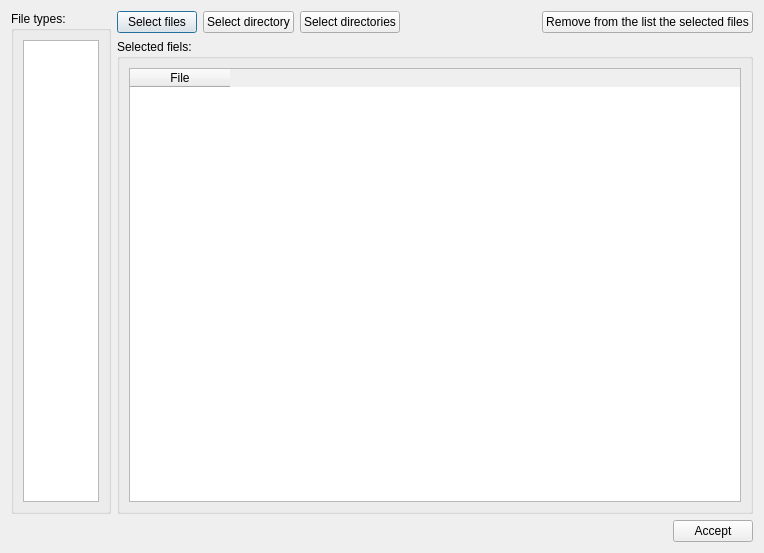
<?xml version="1.0" encoding="UTF-8"?>
<ui version="4.0">
 <class>Dialog</class>
 <widget class="QDialog" name="Dialog">
  <property name="geometry">
   <rect>
    <x>0</x>
    <y>0</y>
    <width>764</width>
    <height>553</height>
   </rect>
  </property>
  <property name="windowTitle">
   <string>Dialog</string>
  </property>
  <layout class="QGridLayout" name="gridLayout_3">
   <item row="0" column="0" colspan="2">
    <layout class="QGridLayout" name="gridLayout_2">
     <item row="0" column="0">
      <widget class="QGroupBox" name="groupBox_fileTypes">
       <property name="minimumSize">
        <size>
         <width>100</width>
         <height>0</height>
        </size>
       </property>
       <property name="maximumSize">
        <size>
         <width>100</width>
         <height>16777215</height>
        </size>
       </property>
       <property name="title">
        <string>File types:</string>
       </property>
       <layout class="QGridLayout" name="gridLayout_4">
        <item row="0" column="1">
         <widget class="QListWidget" name="listWidget_fileTypes"/>
        </item>
       </layout>
      </widget>
     </item>
     <item row="0" column="1">
      <layout class="QVBoxLayout" name="verticalLayout">
       <item>
        <layout class="QHBoxLayout" name="horizontalLayout">
         <item>
          <widget class="QPushButton" name="pushButton_selectFiles">
           <property name="text">
            <string>Select files</string>
           </property>
          </widget>
         </item>
         <item>
          <widget class="QPushButton" name="pushButton_selectDirectory">
           <property name="text">
            <string>Select directory</string>
           </property>
          </widget>
         </item>
         <item>
          <widget class="QPushButton" name="pushButton_selectDirectories">
           <property name="text">
            <string>Select directories</string>
           </property>
          </widget>
         </item>
         <item>
          <spacer name="horizontalSpacer">
           <property name="orientation">
            <enum>Qt::Horizontal</enum>
           </property>
           <property name="sizeHint" stdset="0">
            <size>
             <width>40</width>
             <height>20</height>
            </size>
           </property>
          </spacer>
         </item>
         <item>
          <widget class="QPushButton" name="pushButton_deleteSelectedFiles">
           <property name="text">
            <string>Remove from the list the selected files</string>
           </property>
          </widget>
         </item>
        </layout>
       </item>
       <item>
        <widget class="QGroupBox" name="groupBox_selectedFiles">
         <property name="minimumSize">
          <size>
           <width>0</width>
           <height>400</height>
          </size>
         </property>
         <property name="title">
          <string>Selected fiels:</string>
         </property>
         <layout class="QGridLayout" name="gridLayout">
          <item row="0" column="0">
           <widget class="QTableWidget" name="tableWidget_selectedFiles">
            <property name="minimumSize">
             <size>
              <width>500</width>
              <height>0</height>
             </size>
            </property>
            <column>
             <property name="text">
              <string>File</string>
             </property>
            </column>
           </widget>
          </item>
         </layout>
        </widget>
       </item>
      </layout>
     </item>
    </layout>
   </item>
   <item row="1" column="0">
    <spacer name="horizontalSpacer_2">
     <property name="orientation">
      <enum>Qt::Horizontal</enum>
     </property>
     <property name="sizeHint" stdset="0">
      <size>
       <width>660</width>
       <height>20</height>
      </size>
     </property>
    </spacer>
   </item>
   <item row="1" column="1">
    <widget class="QPushButton" name="acceptItPushButton">
     <property name="text">
      <string>Accept</string>
     </property>
    </widget>
   </item>
  </layout>
 </widget>
 <resources/>
 <connections/>
</ui>
